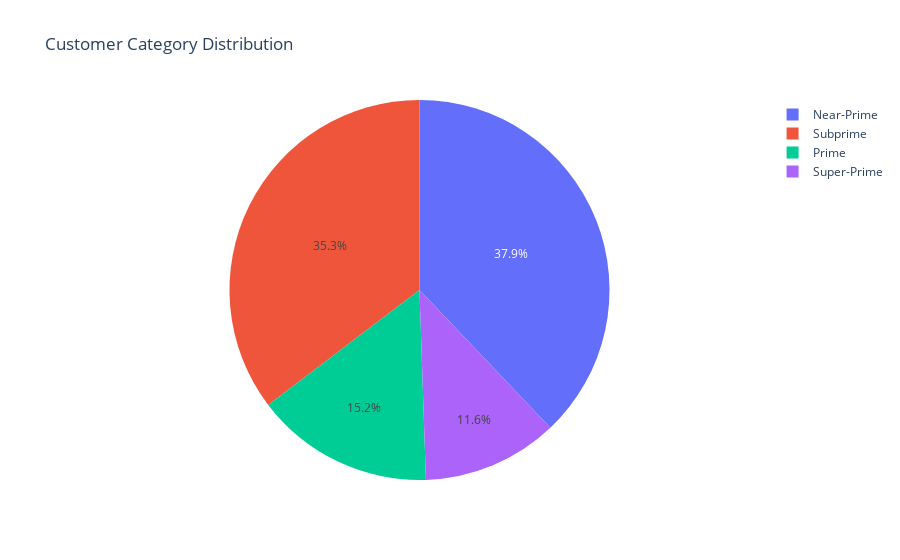

Notebook code for this chart:
### Code cell
piechart_dict=dict(df['Customer_Category'].value_counts())


labels = list(piechart_dict.keys())
values = list(piechart_dict.values())

fig = go.Figure(data=[go.Pie(labels=labels, values=values)])


fig.update_layout(title='Customer Category Distribution')

fig.show()

### Figure 1 — Plotly figure (JSON) as saved in the notebook; plotly's stock layout.template omitted (floating-point values rounded to 4 significant figures)
{"data": [{"labels": ["Near-Prime", "Subprime", "Prime", "Super-Prime"], "type": "pie", "values": [3839, 3579, 1539, 1170]}], "layout": {"title": {"text": "Customer Category Distribution"}}}
